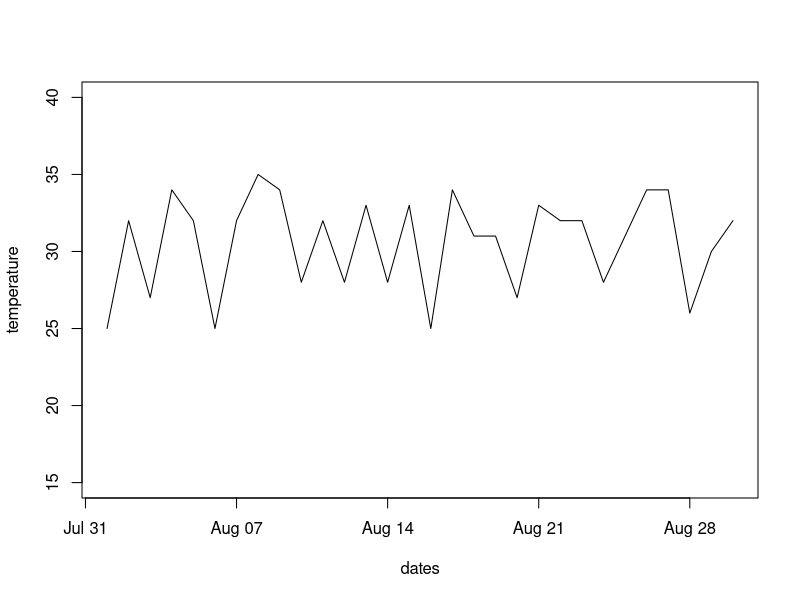

Write the R code that produced this figure.
temperature <- round(runif(30) * 10 + 25)
dates <- as.Date("2017-08-01"):as.Date("2017-08-30")
dates <- as.Date(dates, origin = "1970-01-01")
plot(x = dates, y = temperature, type = "l", ylim = c(15, 40))